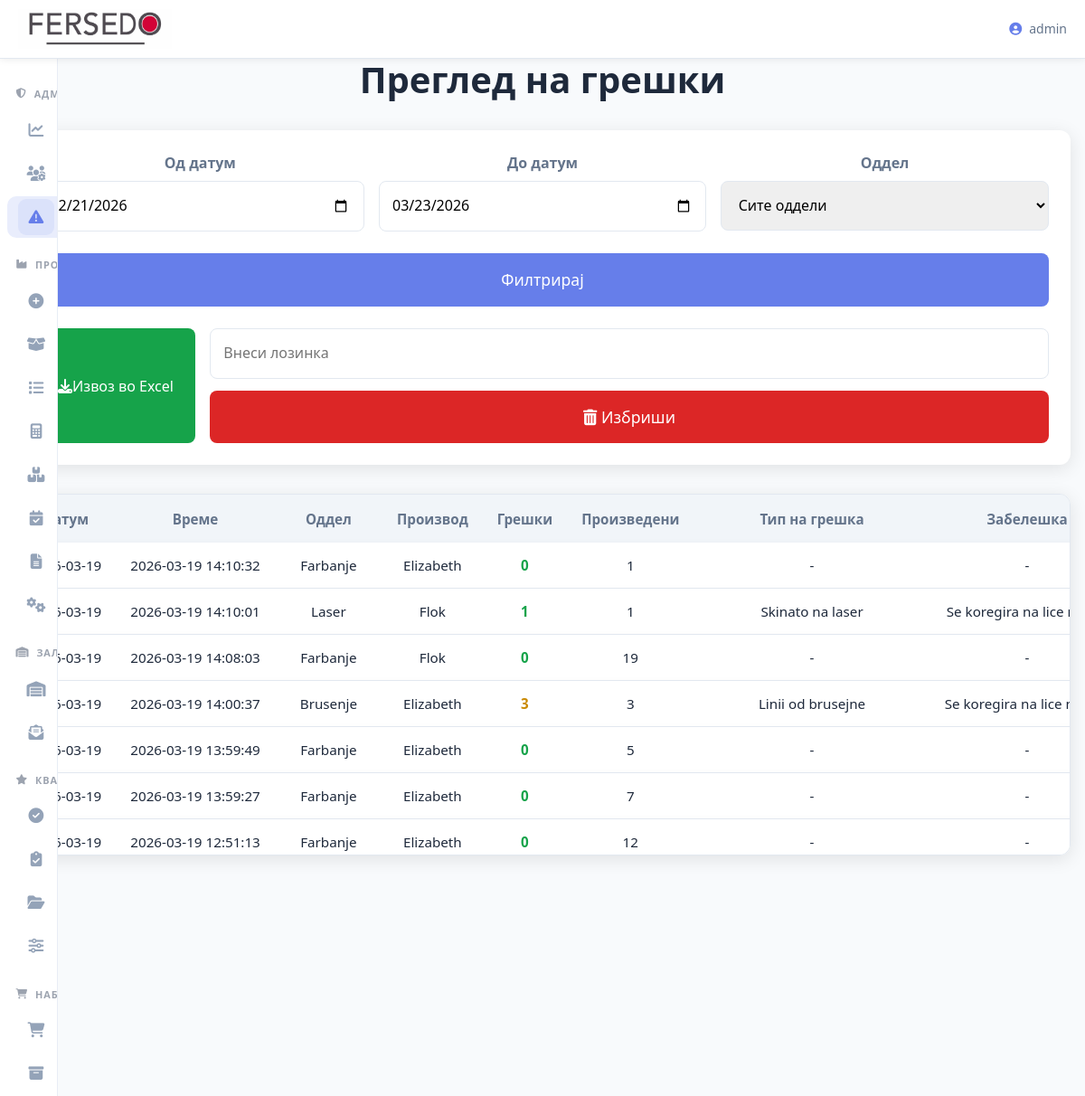
The app's page /admin/greski (signed in, upper part), older data.
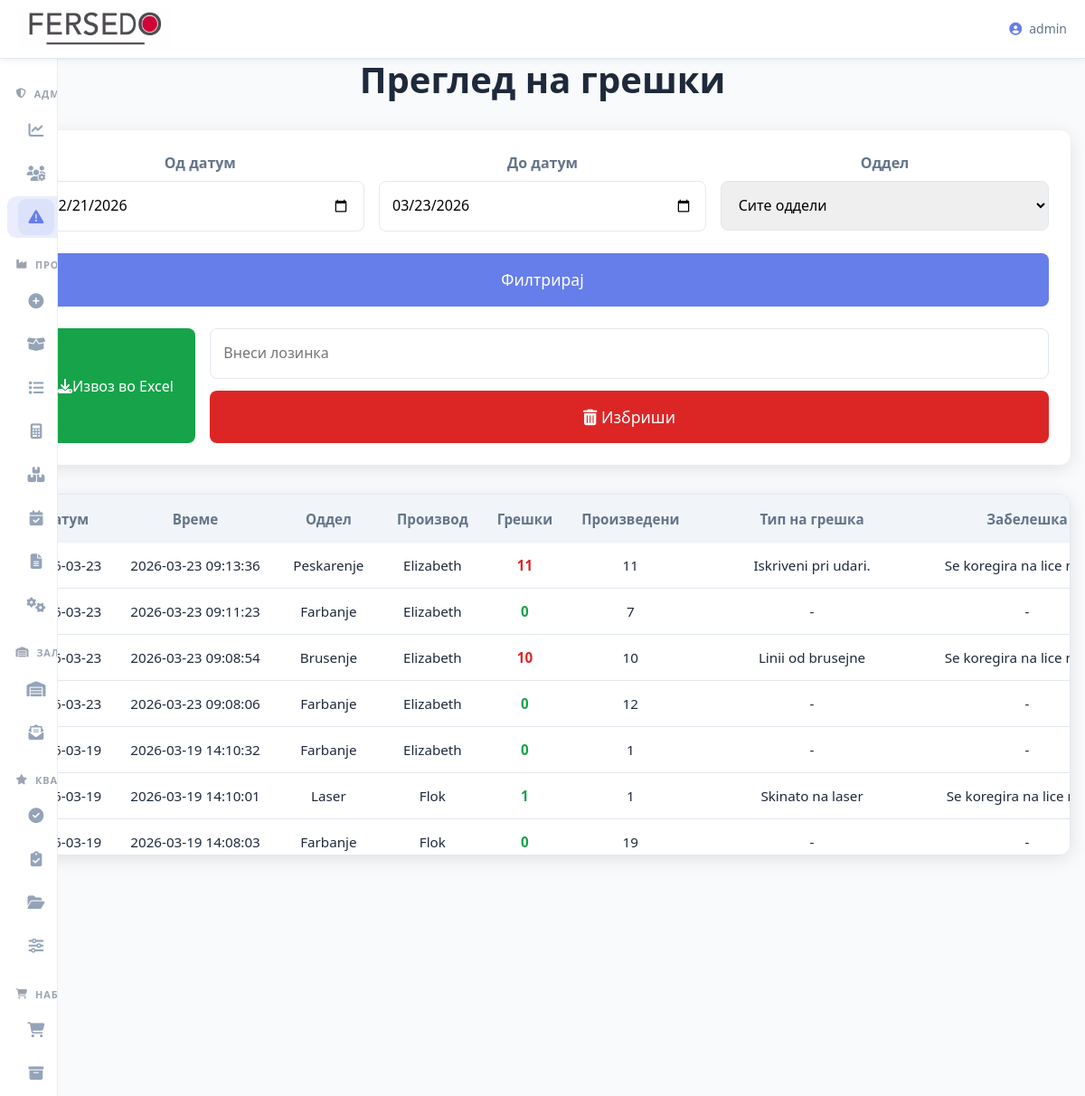
The same page, newer data.
### tables this page shows
CREATE TABLE performance (
    id INTEGER PRIMARY KEY AUTOINCREMENT,
    datum TEXT NOT NULL,
    oddel TEXT NOT NULL,
    proizvod TEXT NOT NULL,
    proizvedeni INTEGER NOT NULL,
    greski INTEGER NOT NULL,
    vid_greska TEXT,
    zabeleska TEXT
, username TEXT, timestamp DATETIME, kamin TEXT, part_number TEXT, plan_kolicina INTEGER DEFAULT 0, tip_proizvod TEXT DEFAULT 'gotov');

### routes/admin.py (the view, shortened to what this page needs)
@admin_bp.route("/greski", methods=["GET", "POST"])
@login_required
@admin_required
def pregled_greski():
    global last_deleted_records, last_deleted_datum_od, last_deleted_datum_do, last_deleted_oddel
    datum_od = (request.form if request.method == "POST" else request.args).get("datum_od")
    datum_do = (request.form if request.method == "POST" else request.args).get("datum_do")
    if not datum_od or not datum_do:
        datum_od = (date.today() - timedelta(days=30)).isoformat()
        datum_do = date.today().isoformat()
    conn          = get_db()
    datum_do_plus = (datetime.strptime(datum_do, "%Y-%m-%d") + timedelta(days=1)).strftime("%Y-%m-%d")
    records = conn.execute("""
        SELECT datum, timestamp, oddel, proizvod, greski, vid_greska, zabeleska,
               username, kamin, part_number, proizvedeni
        FROM performance
        WHERE datum >= ? AND datum < ? AND tip_proizvod = 'polugotov'
        ORDER BY timestamp DESC
    """, (datum_od, datum_do_plus)).fetchall()
    conn.close()
    return render_template("pregled_greski.html", records=records, datum_od=datum_od,
                           datum_do=datum_do, has_undo=bool(last_deleted_records))

### app.py (called while the page is built)
@app.context_processor
def inject_vapid_key():
    return dict(VAPID_PUBLIC_KEY=VAPID_PUBLIC_KEY)

### utils/db.py (called while the page is built)
def get_db():
    global DATABASE_PATH
    if DATABASE_PATH is None:
        try:
            DATABASE_PATH = current_app.config['DATABASE_PATH']
        except RuntimeError:
            DATABASE_PATH = r"C:\Users\Server\Desktop\Proekt Fersedo\instance\database.db"
    conn = sqlite3.connect(
        DATABASE_PATH,
        timeout=10,
        check_same_thread=False,
    )
    conn.row_factory = lambda cursor, row: dict(
        zip([col[0] for col in cursor.description], row)
    )
    return conn

### templates/pregled_greski.html (shortened to what the changed rows need)
{% extends "base.html" %}
{% block content %}
<div class="container" style="max-width: 1400px; margin: 3rem auto; padding: 0 1rem; text-align: center;">
    <h1 style="font-weight: 700; color: var(--text); margin-bottom: 2rem; font-size: clamp(1.8rem, 5vw, 2.5rem);">Преглед на грешки</h1>
    {% if records %}
    <div class="table-container" style="overflow-x: auto; -webkit-overflow-scrolling: touch; max-height: 400px; overflow-y: auto; background: var(--surface); border-radius: var(--radius); box-shadow: var(--shadow); border: 1px solid var(--border);">
        <table id="greskiTable" style="width: 100%; min-width: 800px; border-collapse: collapse; font-size: 0.95rem; color: var(--text);">
            <thead>
                <tr style="background: #f1f5f9; color: var(--text-secondary);">
                    <th style="padding: 0.9rem 1rem; text-align: center;">Датум</th>
                    <th style="padding: 0.9rem 1rem; text-align: center;">Време</th>
                    <th style="padding: 0.9rem 1rem; text-align: center;">Оддел</th>
                    <th style="padding: 0.9rem 1rem; text-align: center;">Производ</th>
                    <th style="padding: 0.9rem 1rem; text-align: center;">Грешки</th>
                    <th style="padding: 0.9rem 1rem; text-align: center;">Произведени</th>
                    <th style="padding: 0.9rem 1rem; text-align: center;">Тип на грешка</th>
                    <th style="padding: 0.9rem 1rem; text-align: center;">Забелешка</th>
                </tr>
            </thead>
            <tbody id="greskiTableBody">
                {% for r in records %}
                <tr style="border-bottom: 1px solid var(--border); background: white; transition: background 0.2s;">
                    <td style="padding: 0.8rem 1rem; text-align: center;">{{ r['datum'] }}</td>
                    <td style="padding: 0.8rem 1rem; text-align: center;">{{ r['timestamp'] }}</td>
                    <td style="padding: 0.8rem 1rem; text-align: center;">{{ r['oddel'] }}</td>
                    <td style="padding: 0.8rem 1rem; text-align: center;">{{ r['proizvod'] or '-' }}</td>
                    <td style="padding: 0.8rem 1rem; text-align: center; font-weight: bold; color: {% if r['greski'] >= 5 %}#dc2626{% elif r['greski'] >= 2 %}#ca8a04{% else %}#16a34a{% endif %};">
                        {{ r['greski'] }}
                    </td>
                    <td style="padding: 0.8rem 1rem; text-align: center; font-weight: 500;">{{ r['proizvedeni'] or '0' }}</td>
                    <td style="padding: 0.8rem 1rem; text-align: center;">{{ r['vid_greska'] or '-' }}</td>
                    <td style="padding: 0.8rem 1rem; text-align: center;">{{ r['zabeleska'] or '-' }}</td>
                </tr>
                {% endfor %}
            </tbody>
        </table>
    </div>
    {% endif %}
</div>
{% endblock %}

Row changes from the older to the newer data that the page shows:
no longer on this page (row unchanged): performance: datum "2026-03-19", timestamp "2026-03-19 14:00:37", oddel "Brusenje", proizvod "Elizabeth", greski "3", proizvedeni "3", vid_greska "Linii od brusejne", zabeleska "Se koregira na lice…"
no longer on this page (row unchanged): performance: datum "2026-03-19", timestamp "2026-03-19 13:59:49", oddel "Farbanje", proizvod "Elizabeth", greski "0", proizvedeni "5", vid_greska "-", zabeleska "-"
no longer on this page (row unchanged): performance: datum "2026-03-19", timestamp "2026-03-19 13:59:27", oddel "Farbanje", proizvod "Elizabeth", greski "0", proizvedeni "7", vid_greska "-", zabeleska "-"
no longer on this page (row unchanged): performance: datum "2026-03-19", timestamp "2026-03-19 12:51:13", oddel "Farbanje", proizvod "Elizabeth", greski "0", proizvedeni "12", vid_greska "-", zabeleska "-"
added performance: datum "2026-03-23", timestamp "2026-03-23 09:13:36", oddel "Peskarenje", proizvod "Elizabeth", greski "11", proizvedeni "11", vid_greska "Iskriveni pri udari.", zabeleska "Se koregira na lice…"
added performance: datum "2026-03-23", timestamp "2026-03-23 09:11:23", oddel "Farbanje", proizvod "Elizabeth", greski "0", proizvedeni "7", vid_greska "-", zabeleska "-"
added performance: datum "2026-03-23", timestamp "2026-03-23 09:08:54", oddel "Brusenje", proizvod "Elizabeth", greski "10", proizvedeni "10", vid_greska "Linii od brusejne", zabeleska "Se koregira na lice…"
added performance: datum "2026-03-23", timestamp "2026-03-23 09:08:06", oddel "Farbanje", proizvod "Elizabeth", greski "0", proizvedeni "12", vid_greska "-", zabeleska "-"
